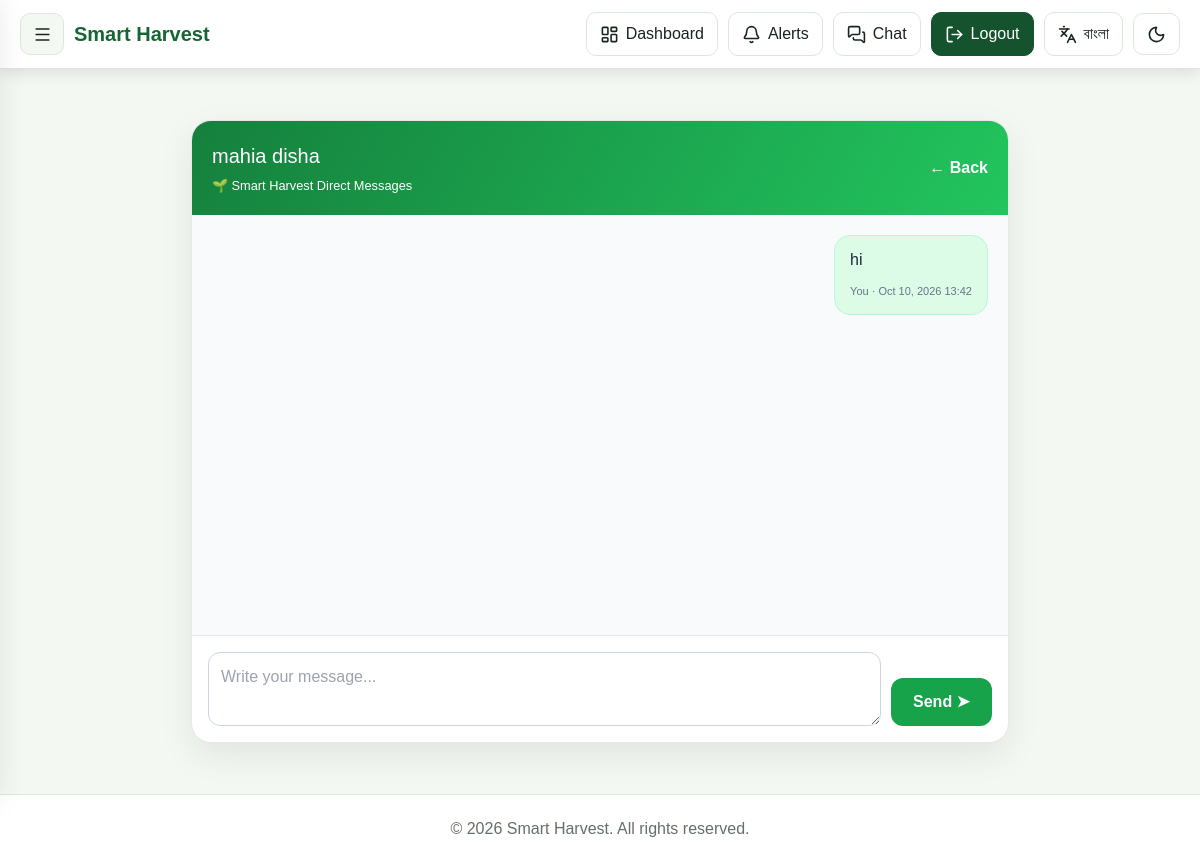
The page /chat/3/ (signed in) on the database its author committed.
### harvest_irregation/models.py (models this page shows, shortened)
class ChatMessage(models.Model):
    sender = models.ForeignKey(
        User,
        on_delete=models.CASCADE,
        related_name="sent_chat_messages",
    )
    receiver = models.ForeignKey(
        User,
        on_delete=models.CASCADE,
        related_name="received_chat_messages",
    )
    message = models.TextField(
        max_length=5000,
    )
    created_at = models.DateTimeField(
        auto_now_add=True,
    )
    is_read = models.BooleanField(
        default=False,
    )
    class Meta:
        ordering = ["created_at"]

### harvest_irregation/views.py (the view, shortened to what this page needs)
@login_required
def direct_chat(request, user_id):
    other_user = get_object_or_404(
        User,
        pk=user_id,
        is_active=True
    )
    if other_user.pk == request.user.pk:
        messages.error(request, "You cannot chat with yourself.")
        return redirect("farmers")
    chat_messages = ChatMessage.objects.filter(
        Q(sender=request.user, receiver=other_user)
        | Q(sender=other_user, receiver=request.user)
    ).select_related("sender", "receiver").order_by("created_at")
    ChatMessage.objects.filter(
        sender=other_user,
        receiver=request.user,
        is_read=False
    ).update(is_read=True)
    return render(request, "chat.html", {
        "other_user": other_user,
        "chat_messages": chat_messages,
    })

### templates/chat.html (shortened to what this page needs)
{% extends "base.html" %}
{% block content %}
<div class="chat-page">
    <div class="chat-card">
        <header class="chat-header">
            <div>
                <h2>
                    {{ other_user.get_full_name|default:other_user.username }}
                </h2>
                <small>🌱 Smart Harvest Direct Messages</small>
            </div>
            <a href="{% url 'farmers' %}">← Back</a>
        </header>
        <div class="chat-messages" id="chatMessages">
            {% for msg in chat_messages %}
                <div class="message-row {% if msg.sender_id == request.user.id %}mine{% endif %}">
                    <div class="bubble">
                        <p>{{ msg.message }}</p>
                        <small>
                            {% if msg.sender_id == request.user.id %}
                                You ·
                            {% else %}
                                {{ msg.sender.username }} ·
                            {% endif %}
                            {{ msg.created_at|date:"M d, Y H:i" }}
                        </small>
                    </div>
                </div>
            {% empty %}
                <p class="empty-chat">
                    🌱 No messages yet. Start your conversation!
                </p>
            {% endfor %}
        </div>
        <form method="post" class="chat-form" id="chatForm">
            <textarea
                name="message"
                id="messageInput"
                placeholder="Write your message..."
                maxlength="5000"
                required
                aria-label="Your message"
            ></textarea>
            <button type="submit" id="sendButton">
                Send ➤
            </button>
        </form>
    </div>
</div>
{% endblock %}

### templates/chat.html (style rules this page uses)
.chat-page { max-width: 850px; margin: 35px auto; padding: 16px; }
.chat-card { background: var(--card-bg, #fff); color: var(--text-color, #1f2937); border: 1px solid #e5e7eb; border-radius: 20px; overflow: hidden; box-shadow: 0 12px 35px rgba(0, 0, 0, 0.08); }
.chat-header { padding: 20px; background: linear-gradient(120deg, #15803d, #22c55e); color: white; display: flex; align-items: center; justify-content: space-between; gap: 12px; }
.chat-header h2 { margin: 0; font-size: 1.25rem; overflow-wrap: anywhere; }
.chat-header small { display: block; margin-top: 5px; }
.chat-header a { color: white; text-decoration: none; white-space: nowrap; font-weight: 600; }
.chat-messages { height: 420px; overflow-y: auto; padding: 20px; background: #f8fafc; display: flex; flex-direction: column; gap: 14px; scroll-behavior: smooth; }
.message-row { display: flex; }
.message-row.mine { justify-content: flex-end; }
.bubble { max-width: 78%; padding: 12px 15px; border-radius: 16px; background: white; border: 1px solid #e2e8f0; overflow-wrap: anywhere; animation: appear 0.2s ease; }
.mine .bubble { background: #dcfce7; border-color: #bbf7d0; }
.bubble p { margin: 0 0 6px; white-space: pre-wrap; overflow-wrap: anywhere; }
.bubble small { color: #64748b; font-size: 11px; }
.chat-form { display: flex; gap: 10px; padding: 16px; border-top: 1px solid #e5e7eb; align-items: flex-end; }
.chat-form textarea { flex: 1; min-width: 0; resize: vertical; min-height: 48px; max-height: 120px; border: 1px solid #cbd5e1; border-radius: 12px; padding: 12px; font: inherit; outline: none; }
.chat-form button { border: 0; border-radius: 12px; min-height: 48px; padding: 0 22px; background: #16a34a; color: white; font-weight: 600; cursor: pointer; }

### templates/base.html (style rules this page uses)
:root { --primary: #14532d; --primary-light: #166534; --bg: #f4f8f3; --surface: #ffffff; --text: #17251b; --muted: #647067; --border: #dce7dc; --shadow: rgba(0, 0, 0, 0.12); }
* { box-sizing: border-box; }
html { min-height: 100%; scroll-behavior: smooth; overflow-x: hidden; }
body { margin: 0; min-height: 100vh; overflow-x: hidden; background: var(--bg); color: var(--text); font-family: Arial, Helvetica, sans-serif; transition: background .3s, color .3s; }
a { text-decoration: none; }
button { font: inherit; }

### rows shown on the page
ChatMessage: message "hi", shows "You ·", created_at "Oct 10, 2026 13:42"

### other values the page prints
{{ other_user.get_full_name|default:other_user.username }} "mahia disha"
